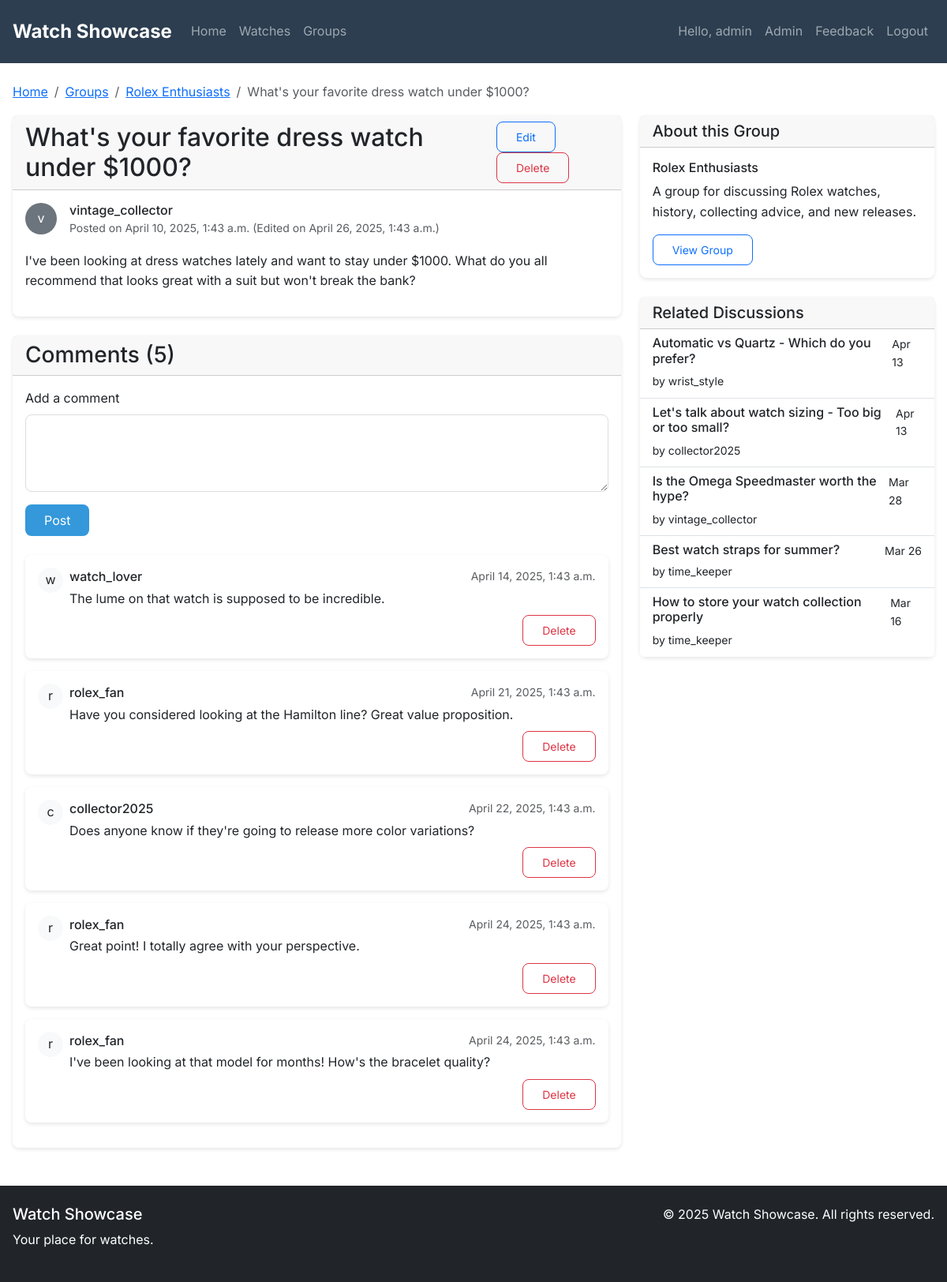
/discussions/1/ (signed in), run on the app's committed database.
### products/models.py (models this page shows, shortened)
class Discussion(models.Model):
    group = models.ForeignKey(WatchGroup, on_delete=models.CASCADE, related_name='discussions')
    title = models.CharField(max_length=200)
    content = models.TextField()
    author = models.ForeignKey(User, on_delete=models.CASCADE)
    created_at = models.DateTimeField(auto_now_add=True)
    updated_at = models.DateTimeField(auto_now=True)

class WatchGroup(models.Model):
    name = models.CharField(max_length=200)
    slug = models.SlugField(unique=True)
    description = models.TextField()
    members = models.ManyToManyField(User, related_name='watch_groups')
    admin = models.ForeignKey(User, on_delete=models.CASCADE, related_name='administered_groups')
    created_at = models.DateTimeField(auto_now_add=True)

class Comment(models.Model):
    discussion = models.ForeignKey(Discussion, on_delete=models.CASCADE, related_name='comments')
    author = models.ForeignKey(User, on_delete=models.CASCADE)
    content = models.TextField()
    created_at = models.DateTimeField(auto_now_add=True)

### products/views.py (the view)
# urls.py: path('discussions/<int:pk>/', views.discussion_detail, name='discussion_detail'),
@login_required
def discussion_detail(request, pk):
    discussion = get_object_or_404(Discussion, pk=pk)
    comments = discussion.comments.all().order_by('created_at')
    related_discussions = Discussion.objects.filter(
        group=discussion.group
    ).exclude(
        pk=pk
    ).order_by('-created_at')[:5]
    return render(request, 'products/discussion_detail.html', {
        'discussion': discussion,
        'comments': comments,
        'related_discussions': related_discussions,
    })

### templates/products/discussion_detail.html (shortened to what this page needs)
{% extends 'base.html' %}
{% load static %}
{% block content %}
<div class="row">
    <div class="col-md-12">
        <nav aria-label="breadcrumb">
            <ol class="breadcrumb">
                <li class="breadcrumb-item"><a href="{% url 'home' %}">Home</a></li>
                <li class="breadcrumb-item"><a href="{% url 'group_list' %}">Groups</a></li>
                <li class="breadcrumb-item"><a href="{% url 'group_detail' discussion.group.slug %}">{{ discussion.group.name }}</a></li>
                <li class="breadcrumb-item active" aria-current="page">{{ discussion.title }}</li>
            </ol>
        </nav>
    </div>
</div>
<div class="row">
    <div class="col-md-8">
        <div class="card mb-4">
            <div class="card-header d-flex justify-content-between align-items-center">
                <h2 class="mb-0">{{ discussion.title }}</h2>
                {% if request.user == discussion.author or request.user == discussion.group.admin %}
                    <div>
                        <a href="{% url 'edit_discussion' discussion.id %}" class="btn btn-sm btn-outline-primary">Edit</a>
                        <form class="d-inline" method="post" action="{% url 'delete_discussion' discussion.id %}">
                            <button type="submit" class="btn btn-sm btn-outline-danger"
                                    onclick="return confirm('Delete this discussion?')">
                                Delete
                            </button>
                        </form>
                    </div>
                {% endif %}
            </div>
            <div class="card-body">
                <div class="d-flex mb-3">
                    <div class="flex-shrink-0">
                        <div class="bg-secondary text-white rounded-circle d-flex align-items-center justify-content-center"
                             style="width: 40px; height: 40px;">
                            {{ discussion.author.username|first }}
                        </div>
                    </div>
                    <div class="flex-grow-1 ms-3">
                        <h6 class="mb-0">{{ discussion.author.username }}</h6>
                        <small class="text-muted">
                            Posted on {{ discussion.created_at|date:"F j, Y, g:i a" }}
                            {% if discussion.updated_at > discussion.created_at %}
                                (Edited on {{ discussion.updated_at|date:"F j, Y, g:i a" }})
                            {% endif %}
                        </small>
                    </div>
                </div>
                <div class="discussion-content">
                    {{ discussion.content|linebreaks }}
                </div>
            </div>
        </div>
        <div class="card">
            <div class="card-header">
                <h3 class="mb-0">Comments ({{ comments.count }})</h3>
            </div>
            <div class="card-body">
                {% if user.is_authenticated and request.user in discussion.group.members.all %}
                    <form method="post" action="{% url 'add_comment' discussion.id %}" class="mb-4">
                        <div class="mb-3">
                            <label for="content" class="form-label">Add a comment</label>
                            <textarea class="form-control" id="content" name="content" rows="3" required></textarea>
                        </div>
                        <button type="submit" class="btn btn-primary">Post</button>
                    </form>
                {% elif user.is_authenticated %}
                    <div class="alert alert-info">
                        You need to <a href="{% url 'group_detail' discussion.group.slug %}">join this group</a> to comment.
                    </div>
                {% else %}
                    <div class="alert alert-info">
                        Please <a href="{% url 'login' %}">log in</a> to comment.
                    </div>
                {% endif %}
                <div class="comments mt-4">
                    {% for comment in comments %}
                        <div class="card mb-3">
                            <div class="card-body">
                                <div class="d-flex mb-2">
                                    <div class="flex-shrink-0">
                                        <div class="bg-light text-dark rounded-circle d-flex align-items-center justify-content-center"
                                             style="width: 32px; height: 32px;">
                                            {{ comment.author.username|first }}
                                        </div>
                                    </div>
                                    <div class="flex-grow-1 ms-2">
                                        <div class="d-flex justify-content-between align-items-center">
                                            <h6 class="mb-0">{{ comment.author.username }}</h6>
                                            <small class="text-muted">{{ comment.created_at|date:"F j, Y, g:i a" }}</small>
                                        </div>
                                        <p class="mb-0 mt-1">{{ comment.content }}</p>
                                    </div>
                                </div>
                                {% if request.user == comment.author or request.user == discussion.group.admin %}
                                    <div class="mt-2 text-end">
                                        <form method="post" action="{% url 'delete_comment' comment.id %}" class="d-inline">
                                            <button type="submit" class="btn btn-sm btn-outline-danger"
                                                    onclick="return confirm('Delete this comment?')">
                                                Delete
                                            </button>
                                        </form>
                                    </div>
                                {% endif %}
                            </div>
                        </div>
                    {% empty %}
                        <p class="text-muted">No comments yet. Be the first!</p>
                    {% endfor %}
                </div>
            </div>
        </div>
    </div>
    <div class="col-md-4">
        <div class="card mb-4">
            <div class="card-header">
                <h5 class="mb-0">About this Group</h5>
            </div>
            <div class="card-body">
                <h6>{{ discussion.group.name }}</h6>
                <p>{{ discussion.group.description|truncatewords:30 }}</p>
                <a href="{% url 'group_detail' discussion.group.slug %}" class="btn btn-outline-primary btn-sm">View Group</a>
            </div>
        </div>
        <div class="card">
            <div class="card-header">
                <h5 class="mb-0">Related Discussions</h5>
            </div>
            <div class="list-group list-group-flush">
                {% for related in related_discussions %}
                    <a href="{% url 'discussion_detail' related.id %}" class="list-group-item list-group-item-action {% if related.id == discussion.id %}active{% endif %}">
                        <div class="d-flex w-100 justify-content-between">
                            <h6 class="mb-1">{{ related.title }}</h6>
                            <small>{{ related.created_at|date:"M d" }}</small>
                        </div>
                        <small>by {{ related.author.username }}</small>
                    </a>
                {% empty %}
                    <div class="list-group-item">No related discussions found.</div>
                {% endfor %}
            </div>
        </div>
    </div>
</div>
{% endblock %}

### templates/base.html (shortened to what this page needs)
<!DOCTYPE html>
<html lang="en">
<head>
    <link href="https://cdn.jsdelivr.net/npm/bootstrap@5.3.0-alpha1/dist/css/bootstrap.min.css" rel="stylesheet">
    {% load static %}
    <link rel="stylesheet" href="{% static 'css/style.css' %}">
</head>
<body>
    <nav class="navbar navbar-expand-lg navbar-dark">
        <div class="container">
            <a class="navbar-brand" href="{% url 'home' %}">Watch Showcase</a>
            <div class="collapse navbar-collapse" id="navbarNav">
                <ul class="navbar-nav me-auto">
                    <li class="nav-item">
                        <a class="nav-link" href="{% url 'home' %}">Home</a>
                    </li>
                    <li class="nav-item">
                        <a class="nav-link" href="{% url 'watch_list' %}">Watches</a>
                    </li>
                    <li class="nav-item">
                        <a class="nav-link" href="{% url 'group_list' %}">Groups</a>
                    </li>
                </ul>
                <div class="navbar-nav">
                    {% if user.is_authenticated %}
                        <span class="nav-item nav-link">Hello, {{ user.username }}</span>
                        {% if user.is_staff or user.is_superuser %}
                            <a class="nav-link" href="{% url 'admin:index' %}">Admin</a>
                            <a class="nav-link" href="{% url 'feedback_report' %}">Feedback</a>
                        {% endif %}
                        <form method="post" action="{% url 'logout' %}" class="d-inline">
                            <button type="submit" class="btn nav-link">Logout</button>
                        </form>
                    {% else %}
                        <a class="nav-link" href="{% url 'login' %}">Login</a>
                        <a class="nav-link" href="{% url 'register' %}">Register</a>
                    {% endif %}
                </div>
            </div>
        </div>
    </nav>
    <div class="container mt-4">
        {% block content %}{% endblock %}
    </div>
    <footer class="bg-dark text-white mt-5 py-4">
        <div class="container">
            <div class="row">
                <div class="col-md-6">
                    <h5>Watch Showcase</h5>
                    <p>Your place for watches.</p>
                </div>
                <div class="col-md-6 text-md-end">
                    <p>&copy; {% now "Y" %} Watch Showcase. All rights reserved.</p>
                </div>
            </div>
        </div>
    </footer>
</body>
</html>

### static/css/style.css (style rules this page uses)
:root { --main-color: #2c3e50; --second-color: #3498db; --highlight: #e74c3c; --text: #333; --bg-light: #f8f9fa; --corners: 8px; --shadow: 0 2px 5px rgba(0,0,0,0.1); }
body { font-family: 'Inter', sans-serif; color: var(--text); line-height: 1.6; }
html { font-size: 16px; }
.container { max-width: 1200px; padding: 0 1rem; margin: 0 auto; }
.card { border: none; border-radius: var(--corners); box-shadow: var(--shadow); transition: transform 0.3s ease; }
.navbar { background-color: var(--main-color); padding: 1rem 0; }
.navbar-brand { font-size: 1.5rem; font-weight: bold; }
.btn { border-radius: var(--corners); padding: 0.5rem 1.5rem; transition: all 0.3s ease; }
.btn-primary { background-color: var(--second-color); border: none; }
.form-control { border-radius: var(--corners); border: 1px solid #ddd; padding: 0.75rem; }

### data on the page
Discussion: group.name "Rolex Enthusiasts", title "What's your favorite dress watch under $1000?", author.username|first "v", author.username "vintage_collector", created_at "April 10, 2025, 1:43 a.m.", updated_at "April 26, 2025, 1:43 a.m.", content "I've been looking at dress watches lately and want to stay under $1000. What do you all recommend that looks great with a suit but won't break the bank?", group.description "A group for discussing Rolex watches, history, collecting advice, and new releases."
Comment: author.username|first "w", author.username "watch_lover", created_at "April 14, 2025, 1:43 a.m.", content "The lume on that watch is supposed to be incredible.", shows "Delete"
Comment: author.username|first "r", author.username "rolex_fan", created_at "April 21, 2025, 1:43 a.m.", content "Have you considered looking at the Hamilton line? Great value proposition.", shows "Delete"
Comment: author.username|first "c", author.username "collector2025", created_at "April 22, 2025, 1:43 a.m.", content "Does anyone know if they're going to release more color variations?", shows "Delete"
Comment: author.username|first "r", author.username "rolex_fan", created_at "April 24, 2025, 1:43 a.m.", content "Great point! I totally agree with your perspective.", shows "Delete"
Comment: author.username|first "r", author.username "rolex_fan", created_at "April 24, 2025, 1:43 a.m.", content "I've been looking at that model for months! How's the bracelet quality?", shows "Delete"
Discussion: title "Automatic vs Quartz - Which do you prefer?", created_at "Apr 13", author.username "wrist_style"
Discussion: title "Let's talk about watch sizing - Too big or too small?", created_at "Apr 13", author.username "collector2025"
Discussion: title "Is the Omega Speedmaster worth the hype?", created_at "Mar 28", author.username "vintage_collector"
Discussion: title "Best watch straps for summer?", created_at "Mar 26", author.username "time_keeper"
Discussion: title "How to store your watch collection properly", created_at "Mar 16", author.username "time_keeper"

### other printed values
{{ user.username }} "admin"
{{ comments.count }} "5"
